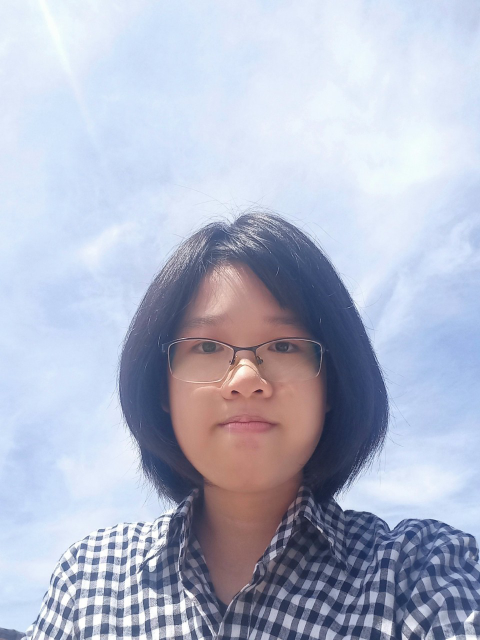
#> input picture Alfred/Week 12 (Image Matting)/rika.png, 960 x 1280 px (shown at 1/2 size)
$ jupyter execute compositing.ipynb
#> lines starting #> are read from the running program, lines starting #| are printed output that depends on the picture; after the words box and inside, x2 and y2 are one past the last pixel; in counts of white or black regions, pixels touching at a corner belong together
[cell 1]
import cv2
import numpy as np
import matplotlib.pyplot as plt

[cell 2]
def image_matting(object_image_path, background_image_path):
    # Read the object image
    object_image = cv2.imread(object_image_path)
    object_image = cv2.cvtColor(object_image, cv2.COLOR_BGR2RGB)
    # Read the background image
    background_image = cv2.imread(background_image_path)
    background_image = cv2.cvtColor(background_image, cv2.COLOR_BGR2RGB)

    # Resize the background image to match the object image size
    background_image = cv2.resize(background_image, (object_image.shape[1], object_image.shape[0]))

    # Convert object image to grayscale
    gray = cv2.cvtColor(object_image, cv2.COLOR_RGB2GRAY)

    # Thresholding to get a binary mask
    ret, binary_mask = cv2.threshold(gray, 240, 255, cv2.THRESH_BINARY)

    # Invert binary mask
    binary_mask = cv2.bitwise_not(binary_mask)

    # Convert binary mask to alpha matte
    alpha_matte = binary_mask.astype(np.float32) / 255.0

    # Composite object image and background image using alpha matte
    result = np.zeros_like(object_image, dtype=np.uint8)
    for i in range(3):
        result[:,:,i] = alpha_matte * object_image[:,:,i] + (1 - alpha_matte) * background_image[:,:,i]

    return object_image, background_image, result, binary_mask

[cell 3]
def image_matting(object_image_path, background_image_path):
    # Read the object image
#> called with object_image_path = 'rika.png', background_image_path = 'background2.jpg'
    object_image = cv2.imread(object_image_path)
#> object_image is the input picture: shape (1280, 960, 3); mean B, G, R 203.1, 183.5, 177.4
    object_image = cv2.cvtColor(object_image, cv2.COLOR_BGR2RGB)

    # Read the background image
    background_image = cv2.imread(background_image_path)
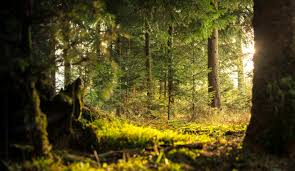
#> input picture Alfred/Week 12 (Image Matting)/background2.jpg, 295 x 171 px
#> background_image is the input picture: shape (171, 295, 3); mean B, G, R 31.3, 74.8, 82.5
    background_image = cv2.cvtColor(background_image, cv2.COLOR_BGR2RGB)

    # Resize the background image to match the object image size
    background_image = cv2.resize(background_image, (object_image.shape[1], object_image.shape[0]))
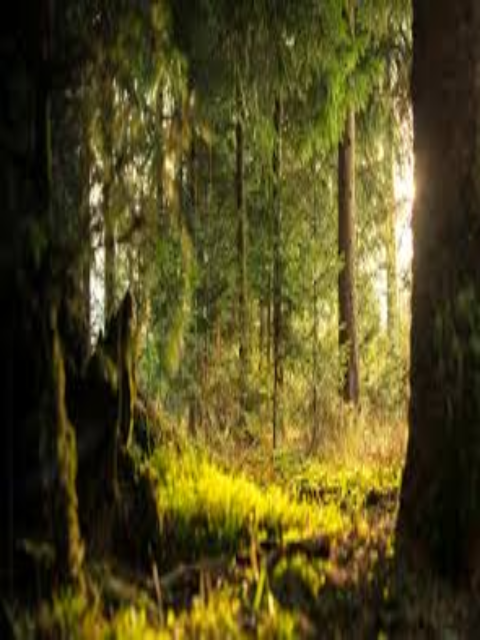
#> background_image: shape (1280, 960, 3) (shown at 1/2 size); mean R, G, B 82.4, 74.7, 31.2

    # Create a mask initialized as background
    mask = np.zeros(object_image.shape[:2], np.uint8)
    mask[:,:] = cv2.GC_PR_BGD  # Set all pixels to probable background

    # Define a rectangle enclosing the object
    rect = (10, 10, object_image.shape[1] - 20, object_image.shape[0] - 20)  # (x, y, width, height)
#> rect = (10, 10, 940, 1260)

    # Apply GrabCut to refine the mask
    bgd_model = np.zeros((1, 65), np.float64)
    fgd_model = np.zeros((1, 65), np.float64)
    cv2.grabCut(object_image, mask, rect, bgd_model, fgd_model, 5, cv2.GC_INIT_WITH_RECT)

    # Create a binary mask where probable and definite foreground pixels are set to 1
    binary_mask = np.where((mask == cv2.GC_FGD) | (mask == cv2.GC_PR_FGD), 1, 0).astype(np.uint8) * 255

    # Convert binary mask to alpha matte
    alpha_matte = binary_mask.astype(np.float32) / 255.0

    # Composite object image and background image using alpha matte
    result = np.zeros_like(object_image, dtype=np.uint8)
    for i in range(3):
        result[:,:,i] = alpha_matte * object_image[:,:,i] + (1 - alpha_matte) * background_image[:,:,i]
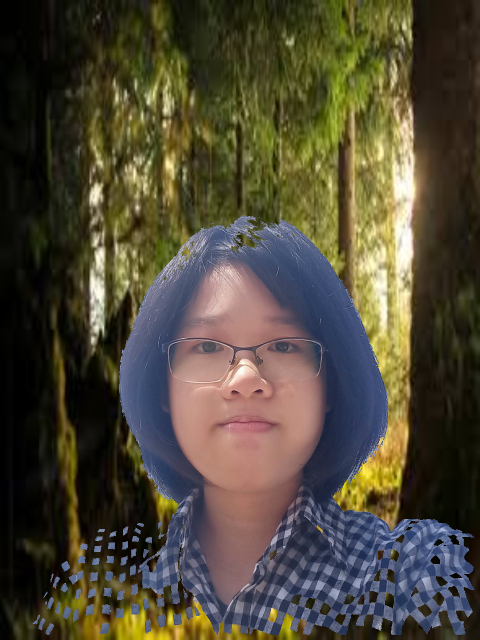
#> result: shape (1280, 960, 3) (shown at 1/2 size); mean R, G, B 79.1, 72.6, 55.6

    return object_image, background_image, result, binary_mask

[cell 4]
def plot_images(object_image, background_image, result_image, binary_mask):
    plt.figure(figsize=(20, 8))

    # Object image
    plt.subplot(1, 4, 1)
    plt.imshow(object_image)
    plt.title('Object Image')
    plt.axis('off')

    # Background image
    plt.subplot(1, 4, 2)
    plt.imshow(background_image)
    plt.title('Background Image')
    plt.axis('off')

    # Binary mask
    plt.subplot(1, 4, 4)
    plt.imshow(binary_mask, cmap='gray')
    plt.title('Binary Mask')
    plt.axis('off')

    # Result image
    plt.subplot(1, 4, 3)
    plt.imshow(result_image)
    plt.title('Result')
    plt.axis('off')

[cell 5]
object_image_path = 'rika.png'  # Replace with your object image file path
background_image_path = 'background2.jpg'  # Replace with your background image file path

object_image, background_image, result_image, binary_mask= image_matting(object_image_path, background_image_path)
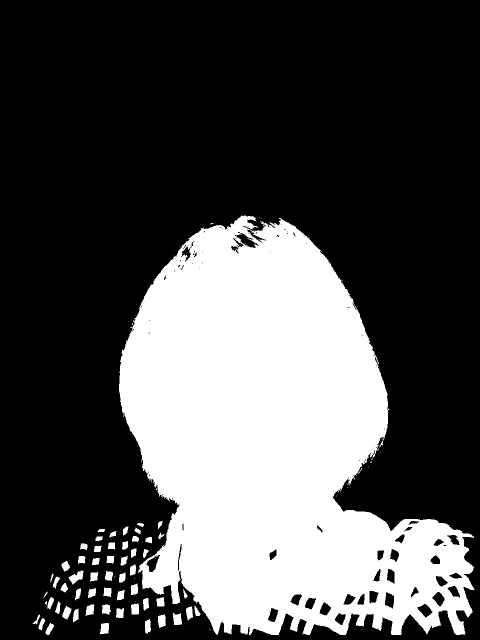
#> binary_mask: shape (1280, 960) (shown at 1/2 size); 30.9% white; 93 white regions (36 under 20 px), largest, box (x1, y1, x2, y2) and area: (238, 431, 949, 1270) 368643, (137, 1141, 167, 1169) 424, (346, 1226, 364, 1250) 346
plot_images(object_image, background_image, result_image, binary_mask)
